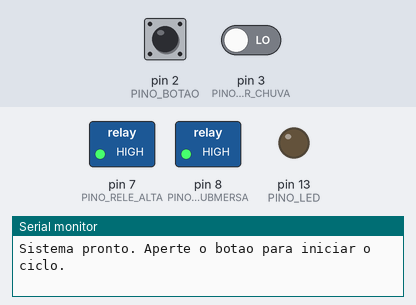
A sketch run on a simulated Arduino Uno, built with avr-gcc and run on an emulated ATmega328P. Parts: switched loads named in the sketch (green lamp = pin HIGH), output pins drawn as LEDs (lit = HIGH), the last lines printed to the serial monitor. Inputs (shaded band) come from the test bench; at power-on: pin 2 (PINO_BOTAO) HIGH, pin 3 (PINO_SENSOR_CHUVA) LOW.

Above: at 1.2 s.
1.3 s: pin 2 (PINO_BOTAO) pulled LOW for 0.15 s
At 1.8 s:
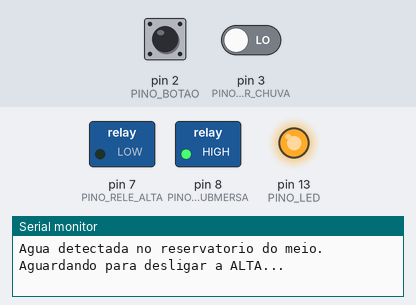
7.4 s: pin 2 (PINO_BOTAO) pulled LOW for 1 s
At 8.8 s:
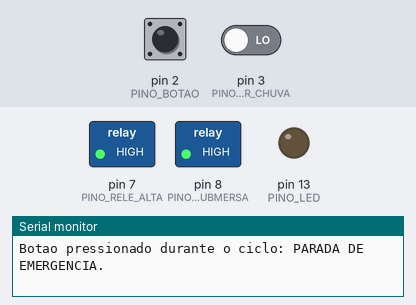
9.9 s: pin 2 (PINO_BOTAO) pulled LOW for 3.2 s
At 12.3 s:
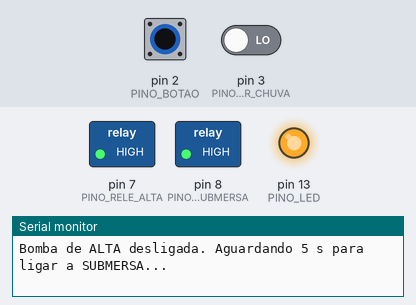
14.6 s: pin 3 (PINO_SENSOR_CHUVA) driven LOW
Timing chart, 0 to 18.5 s (numbered marks = the images above; inputs shaded):
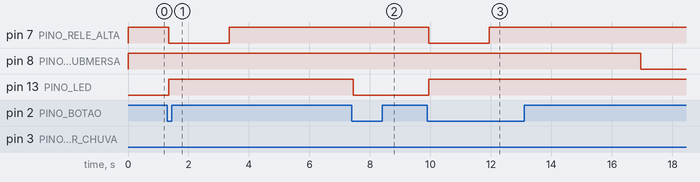

The sketch:

IrrigacaoHorta.ino
```cpp
/*
 * ==========================================================================
 *  SISTEMA DE IRRIGAÇÃO DA HORTA COM REAPROVEITAMENTO DE ÁGUA
 *  Placa: Arduino UNO
 * ==========================================================================
 *
 *  COMO O SISTEMA FUNCIONA
 *  -----------------------
 *  Existem três níveis:
 *    1) Reservatório de ALTA  -> tem a água e a BOMBA DE ALTA PRESSÃO (12V),
 *                                que alimenta os sprinklers da horta.
 *    2) Horta                 -> recebe a água dos sprinklers.
 *    3) Reservatório do MEIO  -> recebe a sobra da horta. Nele ficam o
 *                                SENSOR DE CHUVA (nível) e a BOMBA SUBMERSA (5V),
 *                                que devolve a água para o reservatório de alta.
 *
 *  SEQUÊNCIA DO CICLO (só começa ao apertar o botão):
 *    1. Botão pressionado  -> liga a bomba de alta (sprinklers).
 *    2. Sensor detecta água no reservatório do meio
 *                          -> espera TEMPO_ANTES_DESLIGAR_ALTA.
 *    3. Desliga a bomba de alta.
 *    4. Espera TEMPO_ANTES_LIGAR_SUBMERSA (5 segundos).
 *    5. Liga a bomba submersa (devolve a água para o reservatório de alta).
 *    6. Quando o sensor NÃO detecta mais água -> desliga a submersa.
 *    7. Ciclo completo. O sistema fica parado esperando o botão de novo.
 *
 *  SEGURANÇA EXTRA:
 *    - Apertar o botão DURANTE o ciclo desliga tudo (parada de emergência).
 *    - Cada bomba tem um tempo máximo de funcionamento. Se passar disso,
 *      tudo desliga (evita bomba queimar a seco ou transbordar se o
 *      sensor falhar).
 *
 *  LIGAÇÕES (pode mudar os pinos abaixo, se quiser)
 *  ------------------------------------------------
 *    Botão            -> pino 2 e GND  (usa o resistor interno, sem resistor externo)
 *    Sensor de chuva  -> saída DO no pino 3, VCC no 5V, GND no GND
 *    Relé bomba ALTA  -> IN no pino 7
 *    Relé SUBMERSA    -> IN no pino 8
 *    LED de status    -> LED da própria placa (pino 13)
 * ==========================================================================
 */

// ----------------------------- PINOS -------------------------------------
const int PINO_BOTAO          = 2;   // Botão de início (outro lado no GND)
const int PINO_SENSOR_CHUVA   = 3;   // Saída digital (DO) do sensor de chuva
const int PINO_RELE_ALTA      = 7;   // Relé da bomba de alta pressão (12V)
const int PINO_RELE_SUBMERSA  = 8;   // Relé da bomba submersa (5V)
const int PINO_LED            = 13;  // LED da placa: aceso = ciclo rodando

// --------------------------- CONFIGURAÇÕES -------------------------------
// A maioria dos módulos de relé para Arduino liga com sinal LOW (nível baixo).
// Se o seu relé ligar com HIGH, troque para:  RELE_LIGADO = HIGH, RELE_DESLIGADO = LOW
const int RELE_LIGADO    = LOW;
const int RELE_DESLIGADO = HIGH;

// O sensor de chuva comum (placa + módulo com LM393) manda LOW quando está
// MOLHADO. Se o seu funcionar ao contrário, troque para HIGH.
const int SENSOR_MOLHADO = LOW;

// Tempos (em milissegundos: 1000 ms = 1 segundo)
const unsigned long TEMPO_ANTES_DESLIGAR_ALTA  = 2000UL;    // espera após detectar água, antes de desligar a alta
const unsigned long TEMPO_ANTES_LIGAR_SUBMERSA = 5000UL;    // espera entre desligar a alta e ligar a submersa (5 s)
const unsigned long TEMPO_CONFIRMA_SENSOR      = 1000UL;    // sensor precisa ficar estável esse tempo (evita respingos)

// Tempos máximos de segurança (ajuste conforme o tamanho dos reservatórios)
const unsigned long TEMPO_MAX_BOMBA_ALTA     = 10UL * 60UL * 1000UL;  // 10 minutos
const unsigned long TEMPO_MAX_BOMBA_SUBMERSA = 10UL * 60UL * 1000UL;  // 10 minutos

const unsigned long TEMPO_DEBOUNCE_BOTAO = 50UL;  // filtro do ruído mecânico do botão

// ------------------------- ESTADOS DO CICLO ------------------------------
// O programa funciona como uma "máquina de estados": em cada momento ele
// está em UMA etapa do ciclo e só passa para a próxima quando a condição
// daquela etapa é cumprida.
enum Estado {
  PARADO,                  // esperando o botão
  IRRIGANDO,               // bomba de alta ligada, esperando o sensor detectar água
  ESPERANDO_DESLIGAR_ALTA, // água detectada, aguardando para desligar a alta
  ESPERANDO_SUBMERSA,      // alta desligada, aguardando 5 s para ligar a submersa
  RETORNANDO_AGUA          // submersa ligada, esperando o sensor secar
};

Estado estadoAtual = PARADO;
unsigned long inicioEstado = 0;   // momento (millis) em que entrou no estado atual

// Variáveis do botão (debounce)
int leituraBotaoAnterior = HIGH;
int estadoBotaoEstavel   = HIGH;
unsigned long ultimaMudancaBotao = 0;

// Variáveis do sensor (filtro de estabilidade)
bool sensorMolhadoEstavel = false;
bool ultimaLeituraSensor  = false;
unsigned long ultimaMudancaSensor = 0;

// ======================== FUNÇÕES AUXILIARES =============================

// Liga ou desliga a bomba de alta pressão
void bombaAlta(bool ligar) {
  digitalWrite(PINO_RELE_ALTA, ligar ? RELE_LIGADO : RELE_DESLIGADO);
}

// Liga ou desliga a bomba submersa
void bombaSubmersa(bool ligar) {
  digitalWrite(PINO_RELE_SUBMERSA, ligar ? RELE_LIGADO : RELE_DESLIGADO);
}

// Troca de estado, guarda o horário e mostra no Monitor Serial
void mudarEstado(Estado novoEstado, const char* mensagem) {
  estadoAtual  = novoEstado;
  inicioEstado = millis();
  Serial.println(mensagem);
}

// Tempo (ms) desde que entrou no estado atual
unsigned long tempoNoEstado() {
  return millis() - inicioEstado;
}

// Desliga tudo e volta ao estado PARADO
void pararTudo(const char* motivo) {
  bombaAlta(false);
  bombaSubmersa(false);
  digitalWrite(PINO_LED, LOW);
  mudarEstado(PARADO, motivo);
}

// Retorna true UMA vez quando o botão é apertado (já com debounce)
bool botaoFoiPressionado() {
  int leitura = digitalRead(PINO_BOTAO);
  bool pressionou = false;

  if (leitura != leituraBotaoAnterior) {
    ultimaMudancaBotao = millis();       // houve mudança: reinicia a contagem
  }

  if (millis() - ultimaMudancaBotao > TEMPO_DEBOUNCE_BOTAO) {
    if (leitura != estadoBotaoEstavel) {
      estadoBotaoEstavel = leitura;
      if (estadoBotaoEstavel == LOW) {   // LOW = apertado (usa INPUT_PULLUP)
        pressionou = true;
      }
    }
  }

  leituraBotaoAnterior = leitura;
  return pressionou;
}

// Atualiza a leitura do sensor: só aceita a mudança se ela ficar
// estável por TEMPO_CONFIRMA_SENSOR (evita respingos e ruído)
void atualizarSensor() {
  bool leitura = (digitalRead(PINO_SENSOR_CHUVA) == SENSOR_MOLHADO);

  if (leitura != ultimaLeituraSensor) {
    ultimaMudancaSensor = millis();
    ultimaLeituraSensor = leitura;
  }

  if (millis() - ultimaMudancaSensor >= TEMPO_CONFIRMA_SENSOR) {
    sensorMolhadoEstavel = leitura;
  }
}

// ============================== SETUP ====================================
void setup() {
  Serial.begin(9600);

  // Primeiro coloca os relés em "desligado" e só depois define como saída,
  // assim as bombas não dão um pulso ao ligar o Arduino.
  digitalWrite(PINO_RELE_ALTA, RELE_DESLIGADO);
  digitalWrite(PINO_RELE_SUBMERSA, RELE_DESLIGADO);
  pinMode(PINO_RELE_ALTA, OUTPUT);
  pinMode(PINO_RELE_SUBMERSA, OUTPUT);

  pinMode(PINO_BOTAO, INPUT_PULLUP);   // resistor interno: solto = HIGH, apertado = LOW
  pinMode(PINO_SENSOR_CHUVA, INPUT);
  pinMode(PINO_LED, OUTPUT);
  digitalWrite(PINO_LED, LOW);

  Serial.println("Sistema pronto. Aperte o botao para iniciar o ciclo.");
}

// =============================== LOOP ====================================
void loop() {
  atualizarSensor();
  bool apertou = botaoFoiPressionado();

  // Parada de emergência: botão apertado com o ciclo em andamento
  if (apertou && estadoAtual != PARADO) {
    pararTudo("Botao pressionado durante o ciclo: PARADA DE EMERGENCIA.");
    return;
  }

  switch (estadoAtual) {

    // ---------------------------------------------------------------
    case PARADO:
      // Só começa quando o botão for apertado
      if (apertou) {
        digitalWrite(PINO_LED, HIGH);
        bombaAlta(true);
        mudarEstado(IRRIGANDO, "Ciclo iniciado: bomba de ALTA ligada (irrigando).");
      }
      break;

    // ---------------------------------------------------------------
    case IRRIGANDO:
      // Espera a água chegar no reservatório do meio
      if (sensorMolhadoEstavel) {
        mudarEstado(ESPERANDO_DESLIGAR_ALTA, "Agua detectada no reservatorio do meio. Aguardando para desligar a ALTA...");
      }
      // Segurança: bomba de alta ligada tempo demais
      else if (tempoNoEstado() > TEMPO_MAX_BOMBA_ALTA) {
        pararTudo("ERRO: tempo maximo da bomba de ALTA atingido. Verifique o sensor/reservatorio.");
      }
      break;

    // ---------------------------------------------------------------
    case ESPERANDO_DESLIGAR_ALTA:
      if (tempoNoEstado() >= TEMPO_ANTES_DESLIGAR_ALTA) {
        bombaAlta(false);
        mudarEstado(ESPERANDO_SUBMERSA, "Bomba de ALTA desligada. Aguardando 5 s para ligar a SUBMERSA...");
      }
      break;

    // ---------------------------------------------------------------
    case ESPERANDO_SUBMERSA:
      if (tempoNoEstado() >= TEMPO_ANTES_LIGAR_SUBMERSA) {
        bombaSubmersa(true);
        mudarEstado(RETORNANDO_AGUA, "Bomba SUBMERSA ligada: devolvendo agua para o reservatorio de alta.");
      }
      break;

    // ---------------------------------------------------------------
    case RETORNANDO_AGUA:
      // Desliga quando o sensor não detectar mais água
      if (!sensorMolhadoEstavel) {
        bombaSubmersa(false);
        digitalWrite(PINO_LED, LOW);
        mudarEstado(PARADO, "Sensor seco: bomba SUBMERSA desligada. CICLO COMPLETO. Aperte o botao para novo ciclo.");
      }
      // Segurança: submersa ligada tempo demais (evita queimar a seco)
      else if (tempoNoEstado() > TEMPO_MAX_BOMBA_SUBMERSA) {
        pararTudo("ERRO: tempo maximo da bomba SUBMERSA atingido. Verifique o sensor.");
      }
      break;
  }
}
```

Measured:
- after the input at 1.3 s, pin 7 (PINO_RELE_ALTA): HIGH → LOW after 0.05 s, → HIGH 2.0 s later; pin 13 (PINO_LED): LOW → HIGH after 0.05 s
- after the input at 7.4 s, pin 8 (PINO_RELE_SUBMERSA): stays HIGH (without the input it goes to LOW after 0.95 s); pin 13 (PINO_LED): HIGH → LOW after 0.05 s
- after the input at 9.9 s, pin 7 (PINO_RELE_ALTA): HIGH → LOW after 0.05 s, → HIGH 2.0 s later; pin 13 (PINO_LED): LOW → HIGH after 0.05 s
